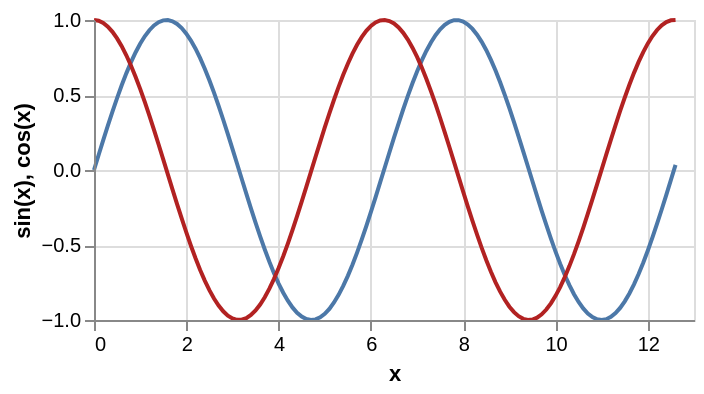

This figure's Vega-Lite source:
### Vega specification from a JSON file in a GitHub repository (floating-point values rounded to 4 significant figures)
{"$schema": "https://vega.github.io/schema/vega/v5.json", "description": "Plots a function using a generated sequence.", "autosize": "pad", "padding": 5, "width": 300, "height": 150, "style": "cell", "data": [{"name": "source_0", "transform": [{"type": "sequence", "start": 0, "stop": 12.7, "step": 0.1, "as": "u"}, {"type": "formula", "expr": "sin(datum.u)", "as": "v"}, {"type": "formula", "expr": "cos(datum.u)", "as": "w"}]}], "marks": [{"name": "layer_0_marks", "type": "line", "style": ["line"], "sort": {"field": "datum[\"u\"]", "order": "descending"}, "from": {"data": "source_0"}, "encode": {"update": {"stroke": {"value": "#4c78a8"}, "tooltip": {"signal": "{\"x\": format(datum[\"u\"], \"\"), \"sin(x)\": format(datum[\"v\"], \"\")}"}, "x": {"scale": "x", "field": "u"}, "y": {"scale": "y", "field": "v"}, "defined": {"signal": "datum[\"u\"] !== null && !isNaN(datum[\"u\"]) && datum[\"v\"] !== null && !isNaN(datum[\"v\"])"}}}}, {"name": "layer_1_marks", "type": "line", "style": ["line"], "sort": {"field": "datum[\"u\"]", "order": "descending"}, "from": {"data": "source_0"}, "encode": {"update": {"stroke": {"value": "firebrick"}, "tooltip": {"signal": "{\"u\": format(datum[\"u\"], \"\"), \"cos(x)\": format(datum[\"w\"], \"\")}"}, "x": {"scale": "x", "field": "u"}, "y": {"scale": "y", "field": "w"}, "defined": {"signal": "datum[\"u\"] !== null && !isNaN(datum[\"u\"]) && datum[\"w\"] !== null && !isNaN(datum[\"w\"])"}}}}], "scales": [{"name": "x", "type": "linear", "domain": {"data": "source_0", "field": "u"}, "range": [0, {"signal": "width"}], "nice": true, "zero": false}, {"name": "y", "type": "linear", "domain": {"data": "source_0", "fields": ["v", "w"]}, "range": [{"signal": "height"}, 0], "nice": true, "zero": true}], "axes": [{"scale": "x", "orient": "bottom", "grid": false, "title": "x", "labelFlush": true, "labelOverlap": true, "tickCount": {"signal": "ceil(width/40)"}, "zindex": 1}, {"scale": "x", "orient": "bottom", "gridScale": "y", "grid": true, "tickCount": {"signal": "ceil(width/40)"}, "domain": false, "labels": false, "maxExtent": 0, "minExtent": 0, "ticks": false, "zindex": 0}, {"scale": "y", "orient": "left", "grid": false, "title": "sin(x), cos(x)", "labelOverlap": true, "tickCount": {"signal": "ceil(height/40)"}, "zindex": 1}, {"scale": "y", "orient": "left", "gridScale": "x", "grid": true, "tickCount": {"signal": "ceil(height/40)"}, "domain": false, "labels": false, "maxExtent": 0, "minExtent": 0, "ticks": false, "zindex": 0}]}
